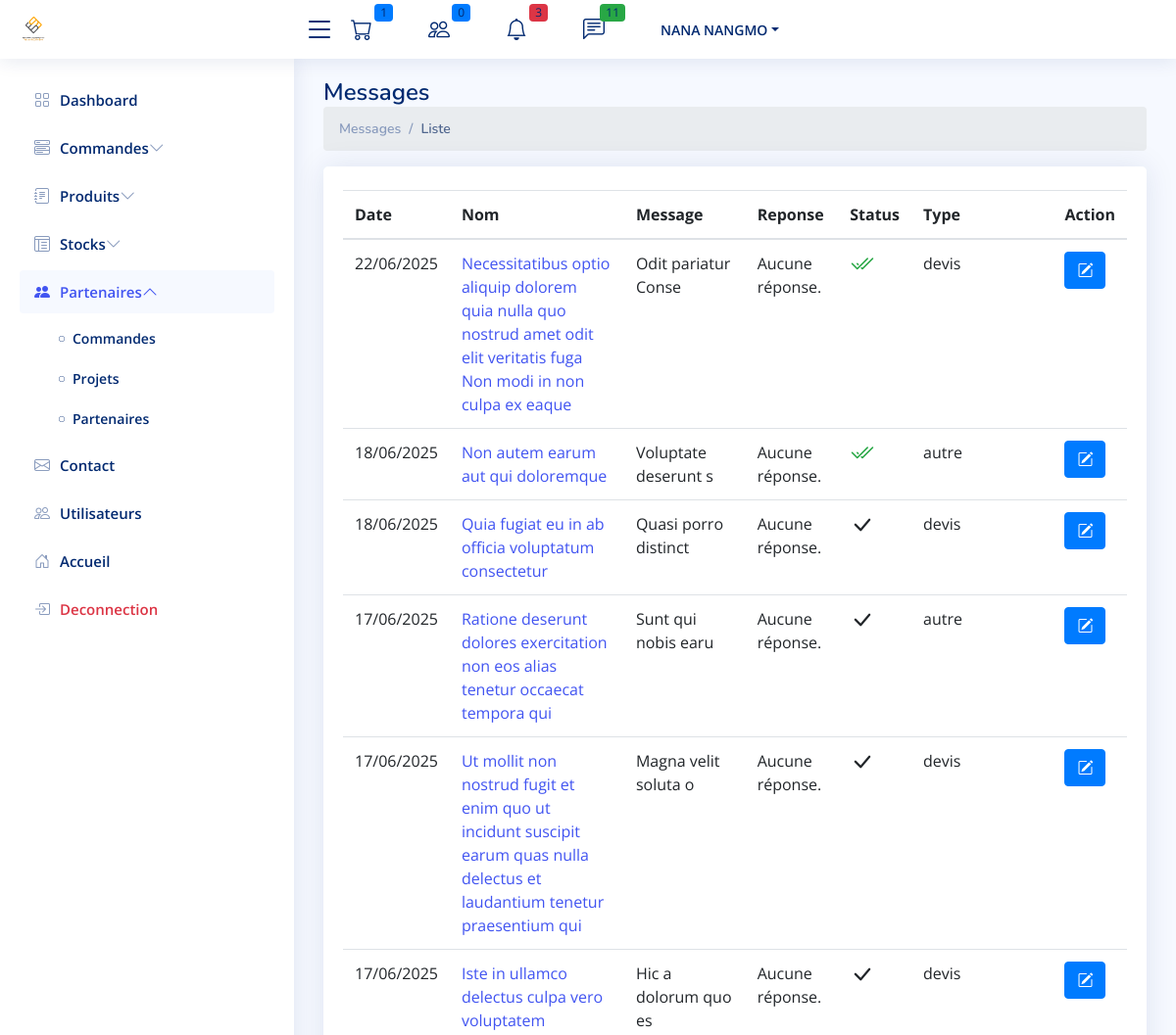
Page /cpanel/contact/ (signed in, upper part) on the earlier database version.
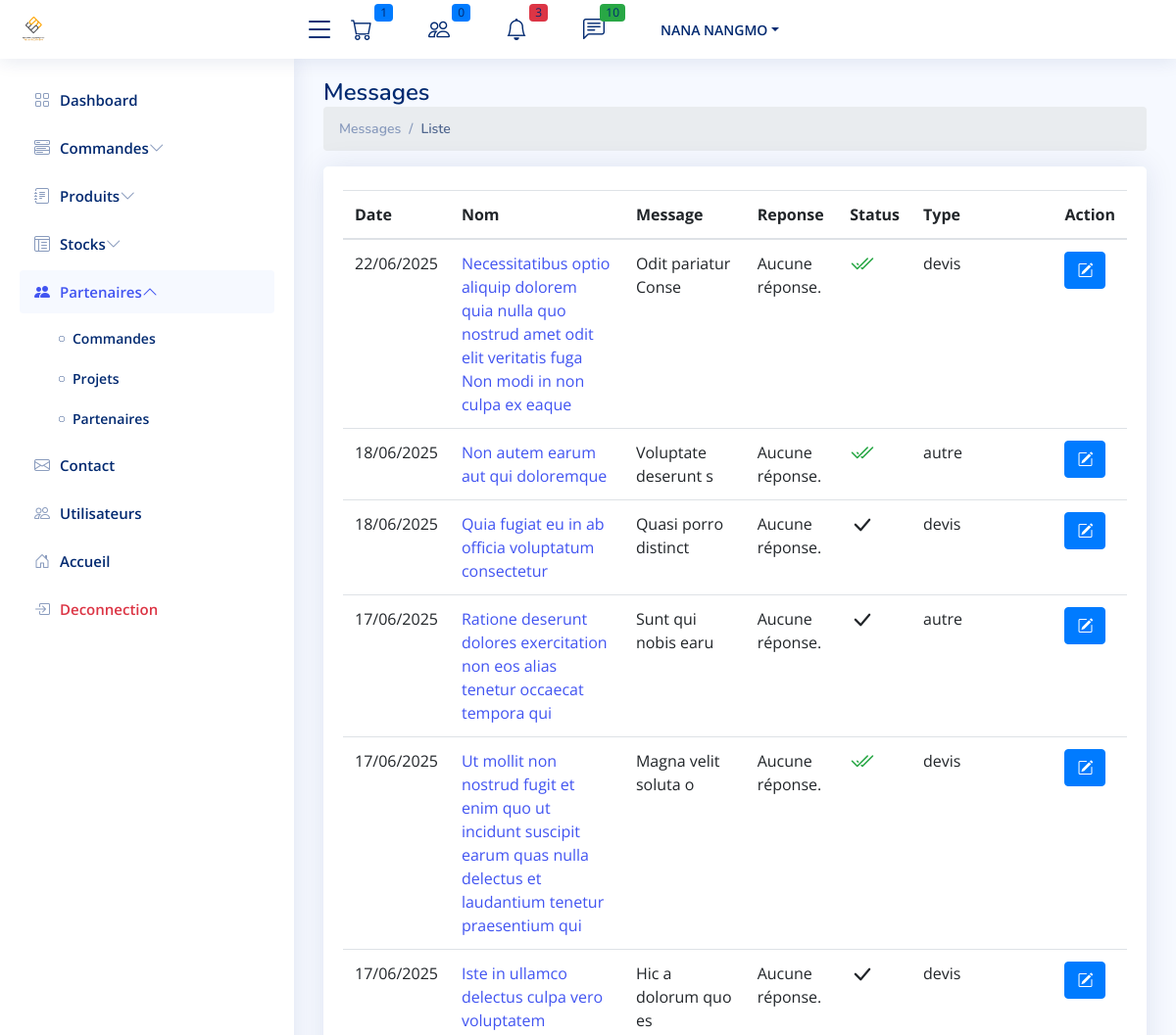
Same page on the later database version.
### contact/models.py (models this page shows, shortened)
class Contact(models.Model):
    TYPE_CHOICES = [
        ('devis_assemblage', "Devis d'assemblage"),
        ('devis_assemblage_pose', "Devis d'assemblage + pose"),
        ('renseignements', "Renseignements"),
        ('autre', "Autre"),
    ]
    email=models.EmailField()
    nom=models.CharField(max_length=250)
    telephone = models.CharField(max_length=250)
    message = models.TextField()
    type = models.CharField(max_length=50, choices=TYPE_CHOICES)
    file = models.FileField(upload_to='contacts/files/', null=True, blank=True)
    file_response = models.FileField(upload_to='contacts/files/', null=True, blank=True)
    reponse = models.TextField(null=True, blank=True)
    is_read=models.IntegerField(default=0)
    created_at=models.DateTimeField(auto_now_add=True)
    updated_at=models.DateTimeField(auto_now=True)
    @staticmethod
    def get_unread_messages():
        return Contact.objects.filter(is_read=False).order_by('-created_at').all()

### admin_site/views.py (the view)
# urls.py: path('contact/', ListMessage.as_view(), name="contact.list"),
class ListMessage(AdminOrSuperAdminRequiredMixin,ListView):
    model=Contact
    context_object_name = 'messages'
    template_name = "contact/list.html"
    def get_queryset(self):
      return Contact.objects.order_by('-created_at')

### admin_site/views.py (called while the page is built)
    def dispatch(self, request, *args, **kwargs):
        if not (request.user.groups.filter(name='admin').exists() or request.user.groups.filter(name='superadmin').exists()):
            return HttpResponseForbidden("Vous n'avez pas accès à cette page.")
        return super().dispatch(request, *args, **kwargs)

### contact/context_processor.py (called while the page is built)
def unread_messages(request):
    pass
    unread_messages =Contact.get_unread_messages()
    return {
        'unread_messages_count': unread_messages.count(),
        'unread_messages': unread_messages,
    }

### fer/context_processors.py (called while the page is built)
def seuil_critique_count(request):
    seuil_count = sum(1 for fer in Fer.objects.all() if fer.sueil_atteint)
    return {
        'fer_seuil_critique_count': seuil_count
    }

### fer/models.py (called while the page is built)
    @property
    def longueur_totale(self):
        total = self.mouvement_set.annotate(
            total_longueur=ExpressionWrapper(F('longueur_m') * F('quantite'), output_field=DecimalField())
        ).aggregate(longueur_totale=Sum('total_longueur'))['longueur_totale']
        return total or 0

    @property
    def sueil_atteint(self):
       if self.longueur_totale < self.longueur_critique :
           return True
       else :
           return False

### admin_site/templates/contact/list.html (shortened to what this page needs)
{% extends '../app.html' %}
{% block 'content' %}
{% load static %}
<main id="main" class="main">
  <div class="pagetitle">
    <h1>Messages</h1>
    <nav>
      <ol class="breadcrumb">
        <li class="breadcrumb-item"><a href="/">Messages</a></li>
        <li class="breadcrumb-item active">Liste</li>
      </ol>
    </nav>
  </div>
  <section class="section">
    <div class="row">
      <div class="col-lg-12">
        <div class="card">
          <div class="card-body">
              <br>
              <table class="table datatable">
                <thead>
                  <tr>
                    <th>Date</th>
                    <th>Nom</th>
                    <th>Message</th>
                    <th>Reponse</th>
                    <th>Status</th>
                    <th>Type</th>
                    <th>Action</th>
                  </tr>
                </thead>
                <tbody>
                  {% for message in messages %}
                  <tr>
                    <td>{{message.created_at|date:"d/m/Y"}}</td>
                    <td><a href="{% url 'contact.reponse' message.id %}">{{message.nom}}</a></td>
                    <td>{{message.message}}</td>
                    <td>
                      {% if message.response %}
                      {{ message.response }}
                      {% else %}
                      Aucune réponse.
                      {% endif %}
                    </td>
                    <td>
                      {% if message.is_read %}
                      <h4><i class="bi bi-check2-all text-success"></i></h4>
                      {%else%}
                      <h4><i class="bi bi-check-lg"></i></h4>
                      {%endif%}
                    </td>
                    <td>{{message.type}}</td>
                    <td class="">
                      <a href=" {% url 'contact.reponse' message.id %} " class='btn btn-primary'><i
                          class='bi bi-pencil-square'></i></a>
                    </td>
                  </tr>
                  {% endfor %}
                </tbody>
              </table>
          </div>
        </div>
      </div>
    </div>
  </section>
</main>
{%endblock%}

### admin_site/templates/includes/navbar.html (shortened to what this page needs)
{% load static %}
<header id="header" class="header fixed-top d-flex align-items-center">
    <div class="d-flex align-items-center justify-content-between">
        <a href="{% url 'font.index' %}" class="logo d-flex align-items-center">
            <img width="" src="{% static 'front/images/footer-img.png' %}" alt="DFMAC">
        </a>
        <i class="bi bi-list toggle-sidebar-btn"></i>
    </div>
    <nav class="header-nav ms-auto">
        <ul class="d-flex align-items-center">
            <li class="nav-item dropdown">
                <a class="nav-link nav-icon" href="#" data-bs-toggle="dropdown">
                    <i class="bi bi-cart"></i>
                    <span class="badge bg-primary badge-number">{{nb_order}}</span>
                </a>
            </li>
            <li class="nav-item dropdown">
                <a class="nav-link nav-icon" href="#" data-bs-toggle="dropdown">
                    <i class="bi bi-people"></i>
                    <span class="badge bg-primary badge-number">0</span>
                </a>
            </li>
            <li class="nav-item dropdown">
                <a class="nav-link nav-icon" href="#" data-bs-toggle="dropdown">
                    <i class="bi bi-bell"></i>
                    <span class="badge bg-danger badge-number">{{ fer_seuil_critique_count }}</span>
                </a>
            </li>
            <li class="nav-item dropdown">
                <a class="nav-link nav-icon" href="#" data-bs-toggle="dropdown">
                    <i class="bi bi-chat-left-text"></i>
                    <span class="badge bg-success badge-number">{{ unread_messages_count }}</span>
                </a>
            </li>
            <li class="nav-item dropdown pe-3">
                {% if user.is_authenticated %}
                <a class="nav-link nav-profile d-flex align-items-center pe-0" href="#" data-bs-toggle="dropdown">
                    <span class="d-none d-md-block dropdown-toggle ps-2">{{user.last_name}}</span>
                </a>
                {%endif%}
            </li>
        </ul>
    </nav>
</header>

Differences in the rows shown:
changed Contact "Magna velit soluta o": is_read 0 → 1 (drawn)
Other differences:
{{ unread_messages_count }}: "11" → "10"
